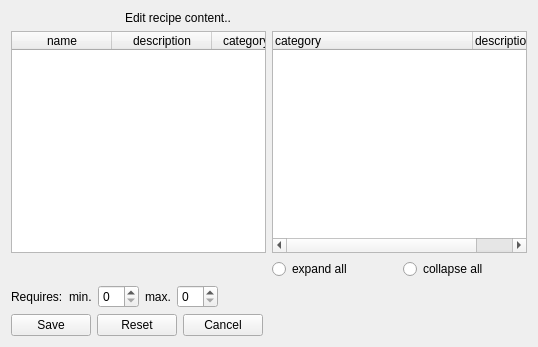
<?xml version="1.0" encoding="UTF-8"?>
<ui version="4.0">
 <class>recipe_content_edit_form</class>
 <widget class="QWidget" name="recipe_content_edit_form">
  <property name="geometry">
   <rect>
    <x>0</x>
    <y>0</y>
    <width>538</width>
    <height>347</height>
   </rect>
  </property>
  <property name="windowTitle">
   <string>Edit recipe content</string>
  </property>
  <property name="initAction" stdset="0">
   <string>read</string>
  </property>
  <property name="doctype" stdset="0">
   <string>RecipeContentRequest.simpleform</string>
  </property>
  <property name="rootelement" stdset="0">
   <string notr="true">RecipeContent</string>
  </property>
  <property name="recipe_id" stdset="0">
   <string notr="true">{global.recipe_id}</string>
  </property>
  <property name="category_id" stdset="0">
   <string notr="true">{global.category_id}</string>
  </property>
  <layout class="QGridLayout" name="gridLayout">
   <item row="5" column="0">
    <layout class="QHBoxLayout" name="horizontalLayout">
     <item>
      <widget class="QPushButton" name="link">
       <property name="text">
        <string>Save</string>
       </property>
       <property name="form" stdset="0">
        <string notr="true">recipe_content</string>
       </property>
       <property name="global.recipeState" stdset="0">
        <string notr="true">{recipe.state}</string>
       </property>
       <property name="global.categoryState" stdset="0">
        <string notr="true">{category.state}</string>
       </property>
       <property name="global.recipe_id" stdset="0">
        <string notr="true">{recipe.id}</string>
       </property>
       <property name="global.category_id" stdset="0">
        <string notr="true">{category.id}</string>
       </property>
       <property name="action" stdset="0">
        <string>create</string>
       </property>
       <property name="doctype" stdset="0">
        <string notr="true">RecipeContent.simpleform</string>
       </property>
       <property name="rootelement" stdset="0">
        <string notr="true">RecipeContent</string>
       </property>
      </widget>
     </item>
     <item>
      <widget class="QPushButton" name="pushButton">
       <property name="text">
        <string>Reset</string>
       </property>
       <property name="action" stdset="0">
        <string>read</string>
       </property>
       <property name="doctype" stdset="0">
        <string>RecipeContentRequest.simpleform</string>
       </property>
       <property name="rootelement" stdset="0">
        <string>RecipeContent</string>
       </property>
       <property name="recipe_id" stdset="0">
        <string>{global.recipe_id}</string>
       </property>
       <property name="category_id" stdset="0">
        <string>{global.category_id}</string>
       </property>
      </widget>
     </item>
     <item>
      <widget class="QPushButton" name="cancel">
       <property name="text">
        <string>Cancel</string>
       </property>
       <property name="form" stdset="0">
        <string notr="true">recipe_content</string>
       </property>
       <property name="global.recipeState" stdset="0">
        <string notr="true">{recipe.state}</string>
       </property>
       <property name="global.categoryState" stdset="0">
        <string notr="true">{category.state}</string>
       </property>
      </widget>
     </item>
     <item>
      <spacer name="horizontalSpacer">
       <property name="orientation">
        <enum>Qt::Horizontal</enum>
       </property>
       <property name="sizeHint" stdset="0">
        <size>
         <width>40</width>
         <height>20</height>
        </size>
       </property>
      </spacer>
     </item>
    </layout>
   </item>
   <item row="0" column="0">
    <layout class="QHBoxLayout" name="horizontalLayout_2">
     <item>
      <widget class="QLabel" name="label_2">
       <property name="maximumSize">
        <size>
         <width>32</width>
         <height>32</height>
        </size>
       </property>
       <property name="text">
        <string/>
       </property>
      </widget>
     </item>
     <item>
      <widget class="QLabel" name="label_3">
       <property name="maximumSize">
        <size>
         <width>32</width>
         <height>32</height>
        </size>
       </property>
       <property name="text">
        <string/>
       </property>
       <property name="pixmap">
        <pixmap resource="../qtclient.qrc">:/images/link_edit.png</pixmap>
       </property>
      </widget>
     </item>
     <item>
      <widget class="QLabel" name="label_4">
       <property name="maximumSize">
        <size>
         <width>32</width>
         <height>32</height>
        </size>
       </property>
       <property name="text">
        <string/>
       </property>
       <property name="pixmap">
        <pixmap resource="../qtclient.qrc">:/images/folders.png</pixmap>
       </property>
      </widget>
     </item>
     <item>
      <widget class="QLabel" name="label">
       <property name="text">
        <string>Edit recipe content..</string>
       </property>
      </widget>
     </item>
    </layout>
   </item>
   <item row="2" column="0">
    <layout class="QGridLayout" name="gridLayout_2">
     <item row="2" column="1">
      <layout class="QHBoxLayout" name="horizontalLayout_4">
       <item>
        <widget class="QRadioButton" name="ignore_expand_feats">
         <property name="text">
          <string>expand all</string>
         </property>
        </widget>
       </item>
       <item>
        <widget class="QRadioButton" name="ignore_collapse_feats">
         <property name="text">
          <string>collapse all</string>
         </property>
        </widget>
       </item>
      </layout>
     </item>
     <item row="0" column="1">
      <widget class="QTreeWidget" name="category">
       <property name="enabled">
        <bool>true</bool>
       </property>
       <property name="editTriggers">
        <set>QAbstractItemView::NoEditTriggers</set>
       </property>
       <property name="selectionMode">
        <enum>QAbstractItemView::SingleSelection</enum>
       </property>
       <property name="itemsExpandable">
        <bool>true</bool>
       </property>
       <property name="doctype" stdset="0">
        <string notr="true">CategoryHierarchyRequest.simpleform</string>
       </property>
       <property name="rootelement" stdset="0">
        <string notr="true">category</string>
       </property>
       <property name="action" stdset="0">
        <string notr="true">read</string>
       </property>
       <attribute name="headerDefaultSectionSize">
        <number>200</number>
       </attribute>
       <column>
        <property name="text">
         <string>category</string>
        </property>
       </column>
       <column>
        <property name="text">
         <string>description</string>
        </property>
       </column>
      </widget>
     </item>
     <item row="2" column="0">
      <layout class="QHBoxLayout" name="horizontalLayout_3"/>
     </item>
     <item row="0" column="0">
      <widget class="QTableWidget" name="recipe">
       <property name="horizontalScrollBarPolicy">
        <enum>Qt::ScrollBarAlwaysOff</enum>
       </property>
       <property name="alternatingRowColors">
        <bool>true</bool>
       </property>
       <property name="selectionMode">
        <enum>QAbstractItemView::SingleSelection</enum>
       </property>
       <property name="selectionBehavior">
        <enum>QAbstractItemView::SelectRows</enum>
       </property>
       <property name="showGrid">
        <bool>true</bool>
       </property>
       <property name="gridStyle">
        <enum>Qt::DotLine</enum>
       </property>
       <property name="sortingEnabled">
        <bool>true</bool>
       </property>
       <property name="doctype" stdset="0">
        <string notr="true">RecipeListRequest.simpleform</string>
       </property>
       <property name="rootelement" stdset="0">
        <string notr="true">recipe</string>
       </property>
       <property name="state" stdset="0">
        <string notr="true">{global.recipeState}</string>
       </property>
       <property name="action" stdset="0">
        <string notr="true">read</string>
       </property>
       <attribute name="horizontalHeaderShowSortIndicator" stdset="0">
        <bool>true</bool>
       </attribute>
       <attribute name="verticalHeaderStretchLastSection">
        <bool>false</bool>
       </attribute>
       <column>
        <property name="text">
         <string>name</string>
        </property>
       </column>
       <column>
        <property name="text">
         <string>description</string>
        </property>
       </column>
       <column>
        <property name="text">
         <string>categoryName</string>
        </property>
       </column>
       <column>
        <property name="text">
         <string>creationDate</string>
        </property>
       </column>
       <column>
        <property name="text">
         <string>comment</string>
        </property>
       </column>
      </widget>
     </item>
    </layout>
   </item>
   <item row="3" column="0">
    <layout class="QFormLayout" name="formLayout">
     <property name="fieldGrowthPolicy">
      <enum>QFormLayout::AllNonFixedFieldsGrow</enum>
     </property>
     <item row="1" column="0">
      <widget class="QLabel" name="label_requires">
       <property name="text">
        <string>Requires:</string>
       </property>
      </widget>
     </item>
     <item row="1" column="1">
      <layout class="QHBoxLayout" name="horizontalLayout_5">
       <item>
        <widget class="QLabel" name="label_min_requires">
         <property name="text">
          <string>min.</string>
         </property>
         <property name="buddy">
          <cstring>min_requires</cstring>
         </property>
        </widget>
       </item>
       <item>
        <widget class="QSpinBox" name="min_requires"/>
       </item>
       <item>
        <widget class="QLabel" name="label_max_requires">
         <property name="text">
          <string>max.</string>
         </property>
         <property name="buddy">
          <cstring>max_requires</cstring>
         </property>
        </widget>
       </item>
       <item>
        <widget class="QSpinBox" name="max_requires"/>
       </item>
       <item>
        <spacer name="horizontalSpacer_2">
         <property name="orientation">
          <enum>Qt::Horizontal</enum>
         </property>
         <property name="sizeHint" stdset="0">
          <size>
           <width>40</width>
           <height>20</height>
          </size>
         </property>
        </spacer>
       </item>
      </layout>
     </item>
    </layout>
   </item>
  </layout>
 </widget>
 <tabstops>
  <tabstop>recipe</tabstop>
  <tabstop>category</tabstop>
  <tabstop>ignore_expand_feats</tabstop>
  <tabstop>ignore_collapse_feats</tabstop>
  <tabstop>min_requires</tabstop>
  <tabstop>max_requires</tabstop>
  <tabstop>link</tabstop>
  <tabstop>pushButton</tabstop>
  <tabstop>cancel</tabstop>
 </tabstops>
 <resources>
  <include location="../qtclient.qrc"/>
  <include location="../qtclient.qrc"/>
 </resources>
 <connections>
  <connection>
   <sender>ignore_expand_feats</sender>
   <signal>clicked()</signal>
   <receiver>category</receiver>
   <slot>expandAll()</slot>
   <hints>
    <hint type="sourcelabel">
     <x>396</x>
     <y>267</y>
    </hint>
    <hint type="destinationlabel">
     <x>305</x>
     <y>172</y>
    </hint>
   </hints>
  </connection>
  <connection>
   <sender>ignore_collapse_feats</sender>
   <signal>clicked()</signal>
   <receiver>category</receiver>
   <slot>collapseAll()</slot>
   <hints>
    <hint type="sourcelabel">
     <x>526</x>
     <y>267</y>
    </hint>
    <hint type="destinationlabel">
     <x>446</x>
     <y>172</y>
    </hint>
   </hints>
  </connection>
 </connections>
</ui>
